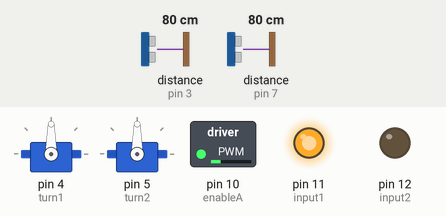
Recording of a sketch running on a simulated Arduino Uno, built with avr-gcc and run on an emulated ATmega328P. On the bench: 2 × servo, switched loads named in the sketch (green lamp = pin HIGH), output pins drawn as LEDs (lit = HIGH). Wiring (inferred from the names in the program): ultrasonic range finder: trigger pin 2; echo pin 3. The test bench sets the inputs (shaded band); at power-on: distance to the obstacle (sensors on pin 3, pin 7) 80 cm. The echo pulse lasts 58.3 µs per cm; pins used as bus, display or sensor lines are not drawn.

Above: at 1.2 s.
1.3 s: distance to the obstacle (sensor on pin 3) set to 68 cm
At 2.0 s:
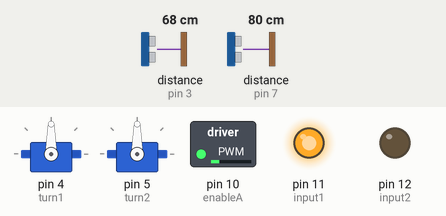
2.8 s: distance to the obstacle (sensor on pin 3) set to 59 cm
At 3.3 s:
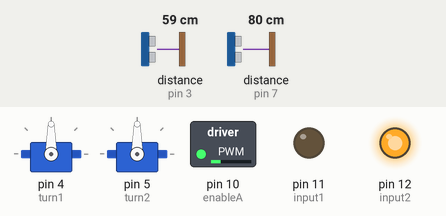
5.8 s: distance to the obstacle (sensor on pin 7) set to 2 cm
At 7.3 s:
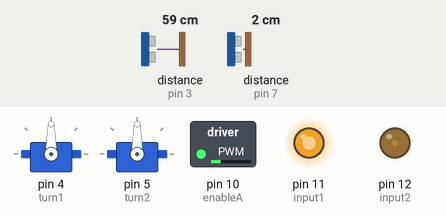
8.8 s: distance to the obstacle (sensor on pin 7) set to 9 cm
At 9.5 s:
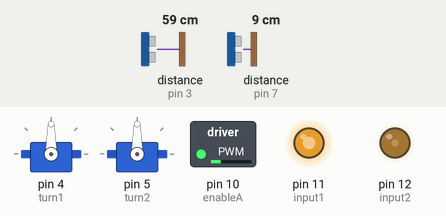
10.3 s: distance to the obstacle (sensor on pin 3) set to 18 cm
At 11.11 s:
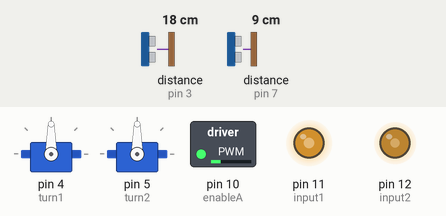
Timing chart, 0 to 14.3 s (numbered marks = the images above; inputs shaded):
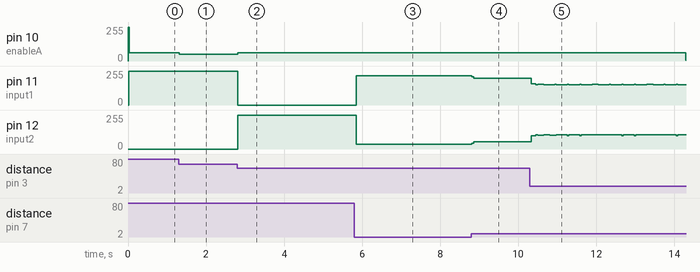

Measured:
- the behaviour switches between 64 and 63 cm on distance to the obstacle (sensor on pin 3) (found by bisection; images 1 and 2)
- after the input at 1.3 s, pin 10 (enableA): 61/255 → 51/255 at once
- after the input at 2.8 s, pin 10 (enableA): 51/255 → 61/255 at once; pin 11 (input1): 255/255 → 0/255 at once; pin 12 (input2): 0/255 → 255/255 at once
- after the input at 5.8 s, pin 11 (input1): 0/255 → 220/255 after 0.05 s; pin 12 (input2): 255/255 → 37/255 after 0.05 s
- after the input at 8.8 s, pin 10 (enableA): stays 61/255 (without the input it goes to 255/255 after 1.5 s); pin 11 (input1): 220/255 → 201/255 at once; pin 12 (input2): 37/255 → 56/255 at once
- after the input at 10.3 s, pin 10 (enableA): stays 61/255 (without the input it goes to 5/255 after 3.1 s)

The sketch:

RevelesArduino.ino
```cpp
/*
 * DC Motor Control Program
 * Motor Control written by Frank Hittel
 * I2C communication written by Alisha Johnson
*/

#include <Wire.h>
#include <SPI.h>
#include <Servo.h>

Servo turn1;
Servo turn2;
#define SLAVE_ADDRESS 0x04
#define enableA 10
#define input1 11
#define input2 12
#define frontTrigPin 2 // trigPIN1
#define frontEchoPin 3 // echoPIN1
#define rearTrigPin 6  // trigPIN2
#define rearEchoPin 7  // echoPIN2
#define LED 13
// I2C drive commands
#define FORWARD_STATE 1
#define STOP_STATE 0
#define REVERSE_STATE -1

// Other defines
#define INT_MAX 2147483647

//-----------------
// Variables
long duration = 0L; // Time for response to arrive from (temp)
int distance = 0;   // Calculated value from US (temp)
int inch = 0;       // Calculated value from US (temp)
int pwmOUT = 0;     // Motor Drive speed signal
int tofDistance = INT_MAX;
int rD = 0;
int destination = 0;

// I2C variables
String command = "";      // Info recieved from RPi
String cmdBreakdown[4];
String gpsResponse = "0.00000,0.00000";  // Should contain two floats, comma separated, no spaces
int number = 0;
int state = STOP_STATE;

bool fwd = true;          // Direction switch (temp)
bool on = false;          // Are the motors on.
bool initialized = false; // Sanity check
//-----------------

//=================================================================
//             I2C Command Structure (RPi -> Arduino):
//         (Function):(US value):(Direction):(ToF value):
// ----------------------------------------------------------------
// Possible values
//    Function:
//      (M)otor - RPi is sending drive instructions.
//      (G)PS - RPi is requesting GPS coordinates.
//    US Value: Floating Point value for PWM signal.
//      (Motor command only)
//      Value is in inches.
//      Value is not adjusted to fit between 255 and 0.
//    Direction: (Motor command only)
//      (F)orward.
//      (S)top.
//      (R)everse.
//    ToF value: Floating point value from Time of Flight sensors.
//      (Motor command only)
//      E-Stop may still need to be determined.
//=================================================================

void recieveData(int byteCount)
{
    while(0 < Wire.available())
    {
        // Concatenate each byte to the string.
        command += Wire.read();
        //number = Wire.read();

    }

    Serial.print("data recieved");
    Serial.print(command);

    int lastIdx = 0; // tracks where we found the previous instance of ':' in the command string.
    for (int i = 0; i < 4; i++)
    {
      cmdBreakdown[i] = command.substring(lastIdx, command.indexOf(':', lastIdx));
      lastIdx = command.indexOf(':', lastIdx);

      // Since the GPS command won't have anything beyond the (Function) parameter,
      // we need to break out of the loop so we don't read NULL characters from
      // the command string.
      if(lastIdx == command.lastIndexOf(':')) { break; }
    }

    // Check to make sure the first value is a letter.
    // toInt() returns a zero (0) on an invalid conversion
    if(cmdBreakdown[0].toInt() == 0)
    {
          if(cmdBreakdown[0].equals("M"))
          {
            //--------------------
            // Update motor drive
            //--------------------

            // Get Ultrasonic distance
            inch = cmdBreakdown[1].toInt();

            // Get the direction to drive
            if(cmdBreakdown[2].equals("F"))
              state = FORWARD_STATE;
            else if(cmdBreakdown[2].equals("S"))
              state = STOP_STATE;
            else if(cmdBreakdown[2].equals("R"))
              state = REVERSE_STATE;

            // Get the ToF distance
            tofDistance = cmdBreakdown[3].toInt();
          }
          else if (cmdBreakdown[0].equals("G"))
          {
            // Get GPS Coordinates
            // Set a flag indicating the RPi is waiting for GPS data?
          }
    }

//    Serial.println(number);
//    if(number == 1)
//    {
//        if(state == 0)
//        {
//            digitalWrite(13, HIGH);
//            state = 1;
//        }
//        else
//        {
//            digitalWrite(13, LOW);
//            state = 0;
//        }
//    }
}

void sendData()
{
    Wire.write(number);
}

/*This function is designed for use in the initial boot-up of the robot. The motors will be turned on if not already and begin moving forward,
FUTURE ITERATIONS SHOULD INVOLVE A DECISION TO CHANGE ITS STARTING DIRECTION!*/
void start()
{
  if(!on)
  {
    motorON();
  }

  if(state == FORWARD_STATE)
  {
    forward();
  }
  else if(state == REVERSE_STATE)
  {
    backward();
  }
}

/*This function is designed to enable the robot to move forward. The inputs are adjusted to
the orientation that spins the motors forward and begins incrementing*/
void forward()
{
  digitalWrite(input1, HIGH);
  digitalWrite(input2, LOW);
  driveFORWARD();
}

/*This function is designed to enable the robot to move forward. The inputs are adjusted to
the orientation that spins the motors backward and begins incrementing*/
void backward()
{
   digitalWrite(input1, LOW);
   digitalWrite(input2, HIGH);
   driveBACKWARD();
}

/*This function is designed to stop movement while still ready to move. The input pins will be turned high to prevent current flow,
resulting in the robot's inability to move but can begin once a proper current path is made. */
void motorSTOP()
{
  digitalWrite(input1, HIGH);
  digitalWrite(input2, HIGH);
}

/*This function is designed for use in the initial startup of the robot. When the robot is booted up, the enable pin on the motor
drivers will be turned high so that the robot may begin moving.*/
void motorON()
{
  digitalWrite(enableA, HIGH);
  on = true;
  delay(20);
}

/*This function is designed as the Emergency Stop for the robot. When the time-of-flight sensor is flagged, the robot will shut off.*/
void motorOFF()
{
  digitalWrite(enableA, LOW);
  on = false;
}

/*This function is designed to accelerate and deccelerate the motors in increments\
while moving forward. There are two individual incremental settings based on the signals
received by the PIR sensor and the time-of-flight sensors. If neither sensors are flagged
(e.g. only sees a wall), then the function will go through the slower progression. If either
sensor is flagged, the function will go into the the steeper section. If the time-of-flight sensor
is flagged, then the system will go into an emergency stop function. */
void driveFORWARD()
{
  //----------------------------
  // US temp code
  digitalWrite(LED, HIGH);
  digitalWrite(frontTrigPin, LOW);
  delayMicroseconds(2);
  digitalWrite(frontTrigPin, HIGH);
  delayMicroseconds(10);
  digitalWrite(frontTrigPin, LOW);
  duration = pulseIn(frontEchoPin, HIGH);
  distance = duration*0.034/2;//calculate distance in cm
  inch = distance/2.5; //calculate in inches
  //----------------------------
  // Final code starts here
  pwmOUT = (inch * 2)-1;
  if(pwmOUT < 48)
  {
    state = REVERSE_STATE;
    motorSTOP();
  }
  else if (pwmOUT > 255)
  {
    pwmOUT = 255;
  }

  analogWrite(enableA,pwmOUT);
//  turn1.write (90);
//  turn2.write (90);
//  for(int pos = 90; pos = 180; pos++)
//  {
//    turn1.write(pos);
//    turn2.write(pos);
//   }
//  for(int pos = 180; pos = 90; pos++)
//  {
//    turn1.write(pos);
//    turn2.write(pos);
//   }
}

/*This function is designed to accelerate and deccelerate the motors in increments\
while moving backward. There are two individual incremental settings based on the signals
received by the PIR sensor and the time-of-flight sensors. If neither sensors are flagged
(e.g. only sees a wall), then the function will go through the slower progression. If either
sensor is flagged, the function will go into the the steeper section. If the time-of-flight sensor
is flagged, then the system will go into an emergency stop function. */
void driveBACKWARD()
{
  //----------------------------
  // US temp code
  digitalWrite(LED, LOW);
  digitalWrite(rearTrigPin, LOW);
  delayMicroseconds(2);
  digitalWrite(rearTrigPin, HIGH);
  delayMicroseconds(10);
  digitalWrite(rearTrigPin, LOW);
  duration = pulseIn(rearEchoPin, HIGH);
  distance = duration*0.034/2;//calculate distance in cm
  inch = distance/2.5; //calculate in inches
  //----------------------------
  // Final code starts here
  pwmOUT = (inch * 2)-1;

  if(pwmOUT < 48)
  {
    state = FORWARD_STATE;
    motorSTOP();
  }
  else if (pwmOUT > 255)
  {
    pwmOUT = 255;
  }

 analogWrite(enableA,pwmOUT);
// turn1.write (90);
// turn2.write (90);
// for(int pos = 90; pos = 0; pos--)
// {
//    turn1.write(pos);
//    turn2.write(pos);
//  }
//
// for(int pos = 0; pos = 90; pos++)
// {
//    turn1.write(pos);
//    turn2.write(pos);
//  }
}

void setup() {
  //set up pins and digital inputs
  Serial.begin(9600);
  turn1.attach(4);
  turn2.attach(5);
  pinMode(enableA, OUTPUT);
  pinMode(input1, OUTPUT);
  pinMode(input2, OUTPUT);
  pinMode(frontTrigPin, OUTPUT);
  pinMode(rearTrigPin, OUTPUT);
  pinMode(frontEchoPin, INPUT);
  pinMode(rearEchoPin, INPUT);

  // Used for initial motor startup
  digitalWrite(enableA, LOW);
  digitalWrite(input1, LOW);
  digitalWrite(input2, LOW);

  //initialize i2c as slave
  Wire.begin(SLAVE_ADDRESS);

  //define callbacks for i2c communication
  Wire.onReceive(recieveData);
  Wire.onRequest(sendData);

  // Setup motor drive flags.
  on = false;
  state = FORWARD_STATE;
  initialized = true;
}

void loop()
{
  if(initialized == true)
  {
    start();
  }
}
```
